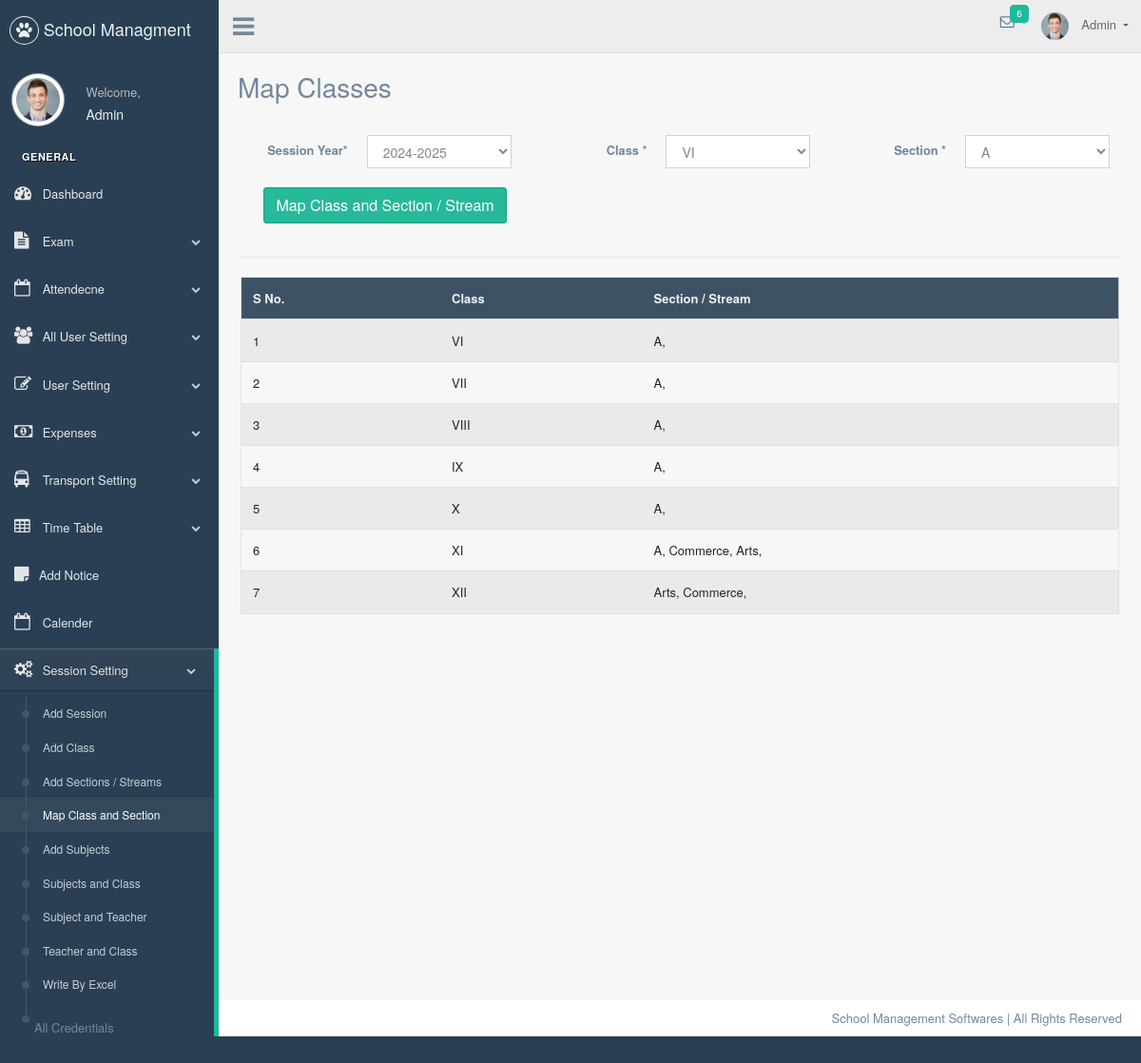
Screenshot of /admin/map_clases (signed in) with the database file from the repository.
### app.py (models this page shows, shortened)
class User(db.Model, UserMixin):
    id = db.Column(db.Integer, primary_key=True, unique=True)
    name = db.Column(db.Text)
    login_id = db.Column(db.Text, unique=True, index=True)
    password = db.Column(db.Text)
    user_type = db.Column(db.Text) # Admin, Teacher, Student, clerk (Teacher Attendent)
    user_status = db.Column(db.Boolean, default=False)
    last_login = db.Column(db.DateTime, nullable=True)
    login_status = db.Column(db.Boolean, default=False)
    comments = db.relationship("Comment", backref="user")
    notice_list = db.relationship("Notice", backref="user")
    teacher_id = db.Column(db.Integer, unique=True, index=True)
    exams = db.relationship("Exam", backref="user")

class Standared(db.Model):
    __tablename__ = "standared"
    id = db.Column(db.Integer, primary_key=True, unique=True)
    class_name = db.Column(db.Text, unique=True, index=True)
    sessions = db.relationship("SessionYear", secondary=session_classes, backref="classes")
    sections = db.relationship("Section", secondary=standared_section, backref="classes")

class Section(db.Model):
    __tablename__ = "section"
    id = db.Column(db.Integer, primary_key=True, unique=True)
    section_name = db.Column(db.Text, unique=True, index=True)

### app.py (the view, shortened to what this page needs)
@app.route(AdminUrl('/map_clases'), methods=['GET', 'POST'])
@login_required
def map_clases():
    if admin_access():
        session_year = request.args.get('session_year')
        running_session = SessionYear.query.filter_by(session_year = session_year).first()
        if session_year == None:
            session_id = SessionYear.query.count()
            running_session = db.get_or_404(SessionYear, session_id)
            if running_session == None:
                session_counts = SessionYear.query.count()
                running_session = db.get_or_404(SessionYear, session_counts)
        clases = Standared.query.all()
        sections = Section.query.all()
        sessions = SessionYear.query.all()
        return render_template('map_class.html', running_session=running_session, sessions=sessions, session_year=session_year, clases=clases, sections=sections)
    else:
        return 'User Not Allowed'

### app.py (called while the page is built)
@login_manager.user_loader
def load_user(user_id):
    user = db.get_or_404(User, user_id)
    return user

def admin_access():
    if current_user.user_type == 'admin':
        return True
    else:
        return False

### templates/map_class.html (shortened to what this page needs)
{% extends "base.html" %}
{% block body %}
<div class="page-title">
    <div class="title_left">
        <h3>Map Classes</h3>
    </div>
</div>
<div class="clearfix"></div>
<div class="row">
    <div class="col-md-12">
        <div class="x_content">
            <br />
            <form id="demo-form2" data-parsley-validate action="{{ url_for('map_clases')}}" method="post"
                class="form-horizontal form-label-left input_mask">
                <div class="row">
                    <div class="col-md-4 col-sm-4 form-group has-feedback">
                        <div class="item form-group">
                            <label class="col-form-label col-md-5 col-sm-5 label-align" for="session_year"> Session
                                Year<span class="required">*</span>
                            </label>
                            <div class="col-md-7 col-sm-7">
                                <select class="form-control" required id="session_year" name="session_year">
                                    {% for session in sessions %}
                                        <option value="{{session.session_year}}">{{session.session_name}}</option>
                                    {% endfor %}
                                </select>
                            </div>
                        </div>
                    </div>
                    <div class="col-md-4 col-sm-4 form-group has-feedback">
                        <div class="item form-group">
                            <label class="col-form-label col-md-5 col-sm-5 label-align" for="class_id"> Class
                                <span class="required">*</span>
                            </label>
                            <div class="col-md-7 col-sm-7">
                                <select class="form-control" required id="class_id" name="class_id">
                                    {% for clas in clases %}
                                        <option value="{{clas.id}}">{{clas.class_name}}</option>
                                    {% endfor %}
                                </select>
                            </div>
                        </div>
                    </div>
                    <div class="col-md-4 col-sm-4 form-group has-feedback">
                        <div class="item form-group">
                            <label class="col-form-label col-md-5 col-sm-5 label-align" for="section_id"> Section
                                <span class="required">*</span>
                            </label>
                            <div class="col-md-7 col-sm-7">
                                <select class="form-control" required id="section_id" name="section_id">
                                    {% for section in sections %}
                                        <option value="{{section.id}}">{{section.section_name}}</option>
                                    {% endfor %}
                                </select>
                            </div>
                        </div>
                    </div>
                    <div class="col-md-4 col-sm-4">
                        <div class="item form-group">
                            <div class="col-md-12 col-sm-12 text-right pull-right">
                                <button type="submit" class="btn btn-success">Map Class and Section / Stream</button>
                            </div>
                        </div>
                    </div>
                </div>
                <div class="ln_solid"></div>
            </form>
            <div class="table-responsive">
                <table class="table table-striped jambo_table bulk_action">
                    <thead>
                        <tr class="headings">
                            <th class="column-title">S No. </th>
                            <th class="column-title">Class</th>
                            <th class="column-title">Section / Stream</th>
                        </tr>
                    </thead>
                    <tbody>
                        {% if running_session %}
                        {% for class in running_session.classes %}
                        <tr class="pointer">
                            <td class="s_no">
                            </td>
                            <td>
                                {{ class.class_name}}
                            </td>
                            <td>
                                {% for section in class.sections %}
                                    {{ section.section_name }},
                                {% endfor %}
                            </td>
                        </tr>
                        {% endfor %}
                        {% endif %}
                    </tbody>
                </table>
            </div>
        </div>
    </div>
</div>
{% endblock %}

### templates/base.html (shortened to what this page needs)
<!DOCTYPE html>
<html lang="en">
<head>
	<link href="/static/vendors/bootstrap/dist/css/bootstrap.min.css" rel="stylesheet">
	<link href="/static/vendors/font-awesome/css/font-awesome.min.css" rel="stylesheet">
	<link href="/static/css/custom.css" rel="stylesheet">
</head>
<body class="nav-md">
	<div class="container body" id="add_student">
		<div class="main_container">
			<div class="col-md-3 left_col">
				<div class="left_col scroll-view">
					<div class="navbar nav_title" style="border: 0;">
						<a href="{{ url_for ('dashboard') }}" class="site_title"><i class="fa fa-paw"></i> <span>School
								Managment</span></a>
					</div>
					<div class="profile clearfix">
						<div class="profile_pic">
							<img src="/static/images/img.jpg" alt="..." class="img-circle profile_img">
						</div>
						<div class="profile_info">
							<span>Welcome,</span>
							<h2>{{current_user.name}}</h2>
						</div>
					</div>
					<br />
					<div id="sidebar-menu" class="main_menu_side hidden-print main_menu">
						<div class="menu_section">
							<h3>General</h3>
							<ul class="nav side-menu">
								<li><a href="{{ url_for('dashboard') }}"><i class="fa fa-tachometer"
											aria-hidden="true"></i> Dashboard </a></li>
								<li><a>
									<i class="fa fa-file-text" aria-hidden="true"></i> Exam
									<span class="fa fa-chevron-down"></span>
								</a></li>
								<li><a><i class="fa fa-calendar-o"></i>
										Attendecne <span class="fa fa-chevron-down"></span></a>
								</li>
								<li><a><i class="fa fa-users" aria-hidden="true"></i> All User Setting <span
									class="fa fa-chevron-down"></span></a>
								</li>
								{% if current_user.user_type == 'admin' %}
								<li><a><i class="fa fa-edit"></i> User Setting <span
											class="fa fa-chevron-down"></span></a>
								</li>
								{% endif %}
								<li><a><i class="fa fa-money" aria-hidden="true"></i> Expenses <span
											class="fa fa-chevron-down"></span></a>
								</li>
								<li><a><i class="fa fa-bus" aria-hidden="true"></i> Transport Setting <span
											class="fa fa-chevron-down"></span></a>
								</li>
								<li><a><i class="fa fa-table" aria-hidden="true"></i> Time Table <span
											class="fa fa-chevron-down"></span></a>
								</li>
								<li><a href="{{ url_for('notice_board') }}"><i class="fa fa-sticky-note"
											aria-hidden="true"></i>Add Notice</a>
								<li><a href="#"><i class="fa fa-calendar-o"></i> Calender </a></li>
								{% if current_user.user_type == 'admin' %}
								<li><a><i class="fa fa-cogs" aria-hidden="true"></i> Session Setting <span
											class="fa fa-chevron-down"></span></a>
									<ul class="nav child_menu">
										<li><a href="{{ url_for('all_session') }}">Add Session</a></li>
										<li><a href="{{ url_for('all_clases') }}"> Add Class </a></li>
										<li><a href="{{ url_for('all_section') }}">Add Sections / Streams</a></li>
										<li><a href="{{ url_for('map_clases')}}">Map Class and Section</a></li>
										<li><a href="{{ url_for('all_subjects') }}">Add Subjects</a></li>
										<li><a href="{{ url_for('map_subject') }}">Subjects and Class</a></li>
										<li><a href="{{ url_for('map_subject_teacher' )}}">Subject and Teacher</a></li>
										<li><a href="{{ url_for('map_teacher_class')}}">Teacher and Class</a></li>
										<li><a href="{{ url_for('write_staff_using_excel') }}">Write By Excel</a></li>
										<li><a href="{{ url_for('all_credentials')}}"></a>All Credentials</li>
									</ul>
								</li>
								{% endif %}
							</ul>
						</div>
					</div>
				</div>
			</div>
			<div class="top_nav">
				<div class="nav_menu">
					<div class="nav toggle">
						<a id="menu_toggle"><i class="fa fa-bars"></i></a>
					</div>
					<nav class="nav navbar-nav">
						<ul class=" navbar-right">
							<li class="nav-item dropdown open" style="padding-left: 15px;">
								<a href="javascript:;" class="user-profile dropdown-toggle" aria-haspopup="true"
									id="navbarDropdown" data-toggle="dropdown" aria-expanded="false">
									<img src="/static/images/img.jpg" alt=""> {{current_user.name}}
								</a>
							</li>
							<li role="presentation" class="nav-item dropdown open">
								<a href="javascript:;" class="dropdown-toggle info-number" id="navbarDropdown1"
									data-toggle="dropdown" aria-expanded="false">
									<i class="fa fa-envelope-o"></i>
									<span class="badge bg-green">6</span>
								</a>
							</li>
						</ul>
					</nav>
				</div>
			</div>
			<div class="right_col" role="main">
				<div class="" id="main_content">
					{% block body %}
					{% endblock %}
				</div>
			</div>
			<footer>
				<div class="pull-right">
					School Management Softwares | All Rights Reserved
				</div>
				<div class="clearfix"></div>
			</footer>
		</div>
	</div>
</body>
</html>

### rows the page displays
User: name "Admin"
Standared: class_name "VI"
Section: section_name "A"
Standared: class_name "VII"
Standared: class_name "VIII"
Standared: class_name "IX"
Standared: class_name "X"
Standared: class_name "XI"
Section: section_name "Commerce"
Section: section_name "Arts"
Standared: class_name "XII"

### other values shown
form field session_year "2024-2025"
form field class_id "VI"
form field section_id "A"
